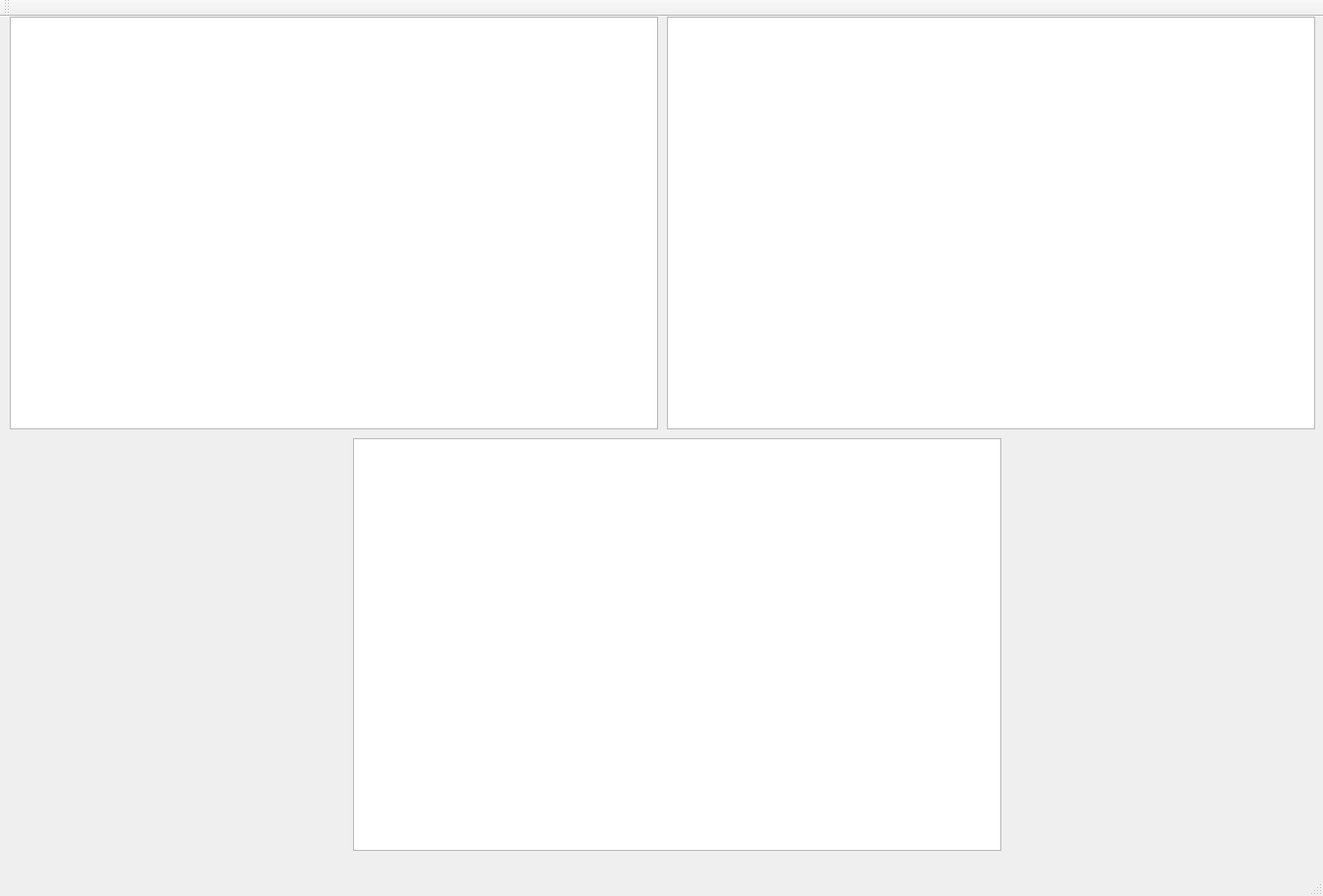
<?xml version="1.0" encoding="UTF-8"?>
<ui version="4.0">
 <class>SimpleQtClass</class>
 <widget class="QMainWindow" name="SimpleQtClass">
  <property name="geometry">
   <rect>
    <x>0</x>
    <y>0</y>
    <width>1349</width>
    <height>914</height>
   </rect>
  </property>
  <property name="windowTitle">
   <string>SimpleQt</string>
  </property>
  <widget class="QWidget" name="centralWidget">
   <widget class="QGraphicsView" name="graphicsView_left">
    <property name="geometry">
     <rect>
      <x>10</x>
      <y>0</y>
      <width>661</width>
      <height>421</height>
     </rect>
    </property>
   </widget>
   <widget class="QGraphicsView" name="graphicsView_right">
    <property name="geometry">
     <rect>
      <x>680</x>
      <y>0</y>
      <width>661</width>
      <height>421</height>
     </rect>
    </property>
   </widget>
   <widget class="QGraphicsView" name="graphicsView_center">
    <property name="geometry">
     <rect>
      <x>360</x>
      <y>430</y>
      <width>661</width>
      <height>421</height>
     </rect>
    </property>
   </widget>
  </widget>
  <widget class="QMenuBar" name="menuBar">
   <property name="geometry">
    <rect>
     <x>0</x>
     <y>0</y>
     <width>1349</width>
     <height>21</height>
    </rect>
   </property>
  </widget>
  <widget class="QToolBar" name="mainToolBar">
   <attribute name="toolBarArea">
    <enum>TopToolBarArea</enum>
   </attribute>
   <attribute name="toolBarBreak">
    <bool>false</bool>
   </attribute>
  </widget>
  <widget class="QStatusBar" name="statusBar"/>
 </widget>
 <layoutdefault spacing="6" margin="11"/>
 <resources>
  <include location="simpleqt.qrc"/>
 </resources>
 <connections/>
</ui>
